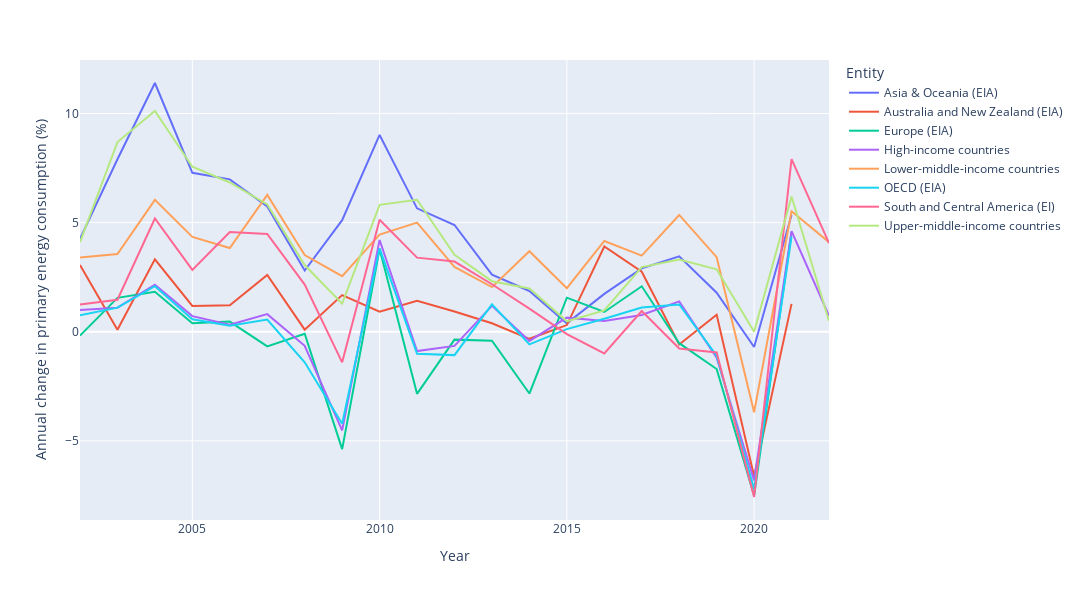

Notebook code cell kept with this figure:
### Code cell
change_ener_consump_gt_2001 = change_ener_consump.query(
    "Entity in ('OECD (EIA)', 'Lower-middle-income countries', 'Asia & Oceania (EIA)', 'Australia and New Zealand (EIA)', \
        'Europe (EIA)', 'Upper-middle-income countries', 'High-income countries','South and Central America (EI)') \
            and Year > 2001"
)
fig = px.line(
    change_ener_consump_gt_2001,
    x="Year",
    y="Annual change in primary energy consumption (%)",
    color="Entity",
)
# Update the layout to set the figure size
fig.update_layout(
    width=1080, height=600  # Adjust the width as needed  # Adjust the height as needed
)
fig.show()

### Figure 1 — Plotly figure (JSON) as saved in the notebook; plotly's stock layout.template omitted (floating-point values rounded to 4 significant figures)
{"data": [{"hovertemplate": "Entity=Asia & Oceania (EIA)<br>Year=%{x}<br>Annual change in primary energy consumption (%)=%{y}<extra></extra>", "legendgroup": "Asia & Oceania (EIA)", "line": {"color": "#636efa", "dash": "solid"}, "marker": {"symbol": "circle"}, "mode": "lines", "name": "Asia & Oceania (EIA)", "orientation": "v", "showlegend": true, "type": "scatter", "x": [2002, 2003, 2004, 2005, 2006, 2007, 2008, 2009, 2010, 2011, 2012, 2013, 2014, 2015, 2016, 2017, 2018, 2019, 2020, 2021], "xaxis": "x", "y": [4.252, 7.903, 11.4, 7.282, 6.98, 5.734, 2.804, 5.111, 9.016, 5.653, 4.891, 2.614, 1.868, 0.3832, 1.733, 2.904, 3.452, 1.79, -0.7007, 5.347], "yaxis": "y"}, {"hovertemplate": "Entity=Australia and New Zealand (EIA)<br>Year=%{x}<br>Annual change in primary energy consumption (%)=%{y}<extra></extra>", "legendgroup": "Australia and New Zealand (EIA)", "line": {"color": "#EF553B", "dash": "solid"}, "marker": {"symbol": "circle"}, "mode": "lines", "name": "Australia and New Zealand (EIA)", "orientation": "v", "showlegend": true, "type": "scatter", "x": [2002, 2003, 2004, 2005, 2006, 2007, 2008, 2009, 2010, 2011, 2012, 2013, 2014, 2015, 2016, 2017, 2018, 2019, 2020, 2021], "xaxis": "x", "y": [3.06, 0.09439, 3.314, 1.181, 1.212, 2.602, 0.0952, 1.678, 0.9154, 1.416, 0.9271, 0.3896, -0.3251, 0.3047, 3.905, 2.747, -0.5881, 0.7807, -6.622, 1.276], "yaxis": "y"}, {"hovertemplate": "Entity=Europe (EIA)<br>Year=%{x}<br>Annual change in primary energy consumption (%)=%{y}<extra></extra>", "legendgroup": "Europe (EIA)", "line": {"color": "#00cc96", "dash": "solid"}, "marker": {"symbol": "circle"}, "mode": "lines", "name": "Europe (EIA)", "orientation": "v", "showlegend": true, "type": "scatter", "x": [2002, 2003, 2004, 2005, 2006, 2007, 2008, 2009, 2010, 2011, 2012, 2013, 2014, 2015, 2016, 2017, 2018, 2019, 2020, 2021], "xaxis": "x", "y": [-0.1797, 1.552, 1.827, 0.3872, 0.4638, -0.6718, -0.09513, -5.382, 3.789, -2.847, -0.3627, -0.4117, -2.832, 1.56, 0.9035, 2.082, -0.5257, -1.71, -7.511, 4.565], "yaxis": "y"}, {"hovertemplate": "Entity=High-income countries<br>Year=%{x}<br>Annual change in primary energy consumption (%)=%{y}<extra></extra>", "legendgroup": "High-income countries", "line": {"color": "#ab63fa", "dash": "solid"}, "marker": {"symbol": "circle"}, "mode": "lines", "name": "High-income countries", "orientation": "v", "showlegend": true, "type": "scatter", "x": [2002, 2003, 2004, 2005, 2006, 2007, 2008, 2009, 2010, 2011, 2012, 2013, 2014, 2015, 2016, 2017, 2018, 2019, 2020, 2021, 2022], "xaxis": "x", "y": [1.0, 1.102, 2.158, 0.7157, 0.3156, 0.8045, -0.6429, -4.517, 4.204, -0.8867, -0.6493, 1.186, -0.4238, 0.6443, 0.4916, 0.7651, 1.389, -1.186, -6.816, 4.607, 0.7311], "yaxis": "y"}, {"hovertemplate": "Entity=Lower-middle-income countries<br>Year=%{x}<br>Annual change in primary energy consumption (%)=%{y}<extra></extra>", "legendgroup": "Lower-middle-income countries", "line": {"color": "#FFA15A", "dash": "solid"}, "marker": {"symbol": "circle"}, "mode": "lines", "name": "Lower-middle-income countries", "orientation": "v", "showlegend": true, "type": "scatter", "x": [2002, 2003, 2004, 2005, 2006, 2007, 2008, 2009, 2010, 2011, 2012, 2013, 2014, 2015, 2016, 2017, 2018, 2019, 2020, 2021, 2022], "xaxis": "x", "y": [3.403, 3.556, 6.043, 4.346, 3.833, 6.267, 3.511, 2.542, 4.454, 4.998, 2.967, 2.042, 3.687, 1.997, 4.159, 3.485, 5.35, 3.414, -3.692, 5.518, 4.104], "yaxis": "y"}, {"hovertemplate": "Entity=OECD (EIA)<br>Year=%{x}<br>Annual change in primary energy consumption (%)=%{y}<extra></extra>", "legendgroup": "OECD (EIA)", "line": {"color": "#19d3f3", "dash": "solid"}, "marker": {"symbol": "circle"}, "mode": "lines", "name": "OECD (EIA)", "orientation": "v", "showlegend": true, "type": "scatter", "x": [2002, 2003, 2004, 2005, 2006, 2007, 2008, 2009, 2010, 2011, 2012, 2013, 2014, 2015, 2016, 2017, 2018, 2019, 2020, 2021], "xaxis": "x", "y": [0.7504, 1.104, 2.086, 0.5734, 0.2741, 0.5566, -1.403, -4.217, 3.817, -1.011, -1.072, 1.251, -0.58, 0.1188, 0.5934, 1.112, 1.247, -1.099, -7.202, 4.356], "yaxis": "y"}, {"hovertemplate": "Entity=South and Central America (EI)<br>Year=%{x}<br>Annual change in primary energy consumption (%)=%{y}<extra></extra>", "legendgroup": "South and Central America (EI)", "line": {"color": "#FF6692", "dash": "solid"}, "marker": {"symbol": "circle"}, "mode": "lines", "name": "South and Central America (EI)", "orientation": "v", "showlegend": true, "type": "scatter", "x": [2002, 2003, 2004, 2005, 2006, 2007, 2008, 2009, 2010, 2011, 2012, 2013, 2014, 2015, 2016, 2017, 2018, 2019, 2020, 2021, 2022], "xaxis": "x", "y": [1.241, 1.465, 5.189, 2.833, 4.568, 4.477, 2.159, -1.402, 5.129, 3.394, 3.215, 2.175, 1.06, -0.1095, -0.997, 0.9481, -0.7673, -0.9512, -7.573, 7.907, 4.055], "yaxis": "y"}, {"hovertemplate": "Entity=Upper-middle-income countries<br>Year=%{x}<br>Annual change in primary energy consumption (%)=%{y}<extra></extra>", "legendgroup": "Upper-middle-income countries", "line": {"color": "#B6E880", "dash": "solid"}, "marker": {"symbol": "circle"}, "mode": "lines", "name": "Upper-middle-income countries", "orientation": "v", "showlegend": true, "type": "scatter", "x": [2002, 2003, 2004, 2005, 2006, 2007, 2008, 2009, 2010, 2011, 2012, 2013, 2014, 2015, 2016, 2017, 2018, 2019, 2020, 2021, 2022], "xaxis": "x", "y": [4.108, 8.688, 10.11, 7.56, 6.836, 5.83, 3.054, 1.288, 5.812, 6.044, 3.527, 2.315, 1.981, 0.4788, 0.9791, 2.963, 3.304, 2.859, -0.005835, 6.194, 0.4899], "yaxis": "y"}], "layout": {"height": 600, "legend": {"title": {"text": "Entity"}, "tracegroupgap": 0}, "margin": {"t": 60}, "width": 1080, "xaxis": {"anchor": "y", "domain": [0, 1], "title": {"text": "Year"}}, "yaxis": {"anchor": "x", "domain": [0, 1], "title": {"text": "Annual change in primary energy consumption (%)"}}}}
